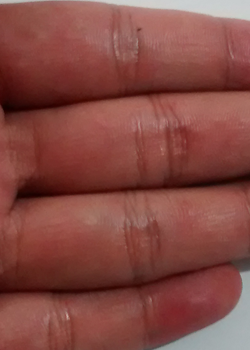
%> input picture uts/images/jari_001.bmp, 250 x 350 px; its folder holds 4 pictures in this run
$ octave ruas_jari.m   (GNU Octave 9; MATLAB toolbox functions it lacks are replaced by stand-ins)
%> lines starting %> are read from the running program, lines starting %| are printed output that depends on the picture
% Ruas Jari (Dalam) Tangan Kiri

clc;
clear all;

X1=[];
X2=[];
UJI=[];

O=5;
P=O-1;
r=O*O;

sdirectory = 'images';
namafile = dir([sdirectory  '/', ['jari_', '*.bmp']]);
for z = 1:length(namafile)
    filename = [sdirectory '/' namafile(z).name];
    img = imread(filename);
%> img is the input picture: size 350x250x3 uint8; mean R, G, B 131.9, 73.5, 67.1
    %figure, imshow(img);

    R=img(:,:,1);
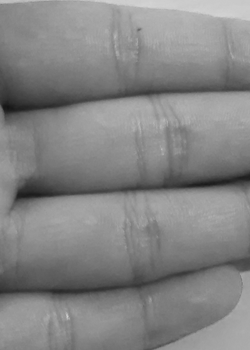
%> R: size 350x250 uint8; min 20, max 211, mean 131.9
    G=img(:,:,2);
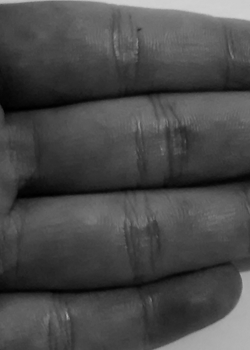
%> G: size 350x250 uint8; min 0, max 209, mean 73.5
    B=img(:,:,3);

    gray=(0.299*R)+(0.586*G)+(0.114*B);
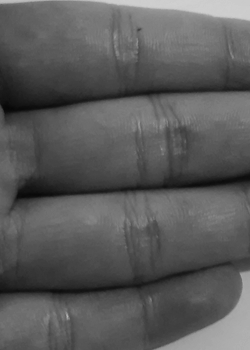
%> gray: size 350x250 uint8; min 6, max 208, mean 90.2
    %gray=(0.333*R)+(0.333*G)+(0.333*B);
    figure, imshow(gray);
    %imwrite(gray, [sdirectory '/', ['gray_', namafile(z).name]]);

	%(double) sqrt trouble
	I=double(gray);

    [k l]=size(I);
%> k = 350; l = 250

    %edge detection sobel
    %for x=2:k-1
    %    for y=2:l-1
    for x=1:k-2
        for y=1:l-2
            %W(x,y) = sqrt((-1*I((x-1),(y-1))-2*I(x,(y-1))-1*I((x+1),(y-1))+...
            %        1*I((x-1),(y+1))+2*I(x,(y+1))+1*I((x+1),(y+1))).^2+...
            %        (1*I((x-1),(y-1))+2*I((x-1),y)+1*I((x-1),(y+1))-...
            %        1*I((x+1),(y-1))-2*I((x+1),y)-1*I((x+1),(y+1))).^2);

            %Sobel mask for x-direction:
            Gx=((2*I(x+2,y+1)+I(x+2,y)+I(x+2,y+2))-(2*I(x,y+1)+I(x,y)+I(x,y+2)));
            %Sobel mask for y-direction:
            Gy=((2*I(x+1,y+2)+I(x,y+2)+I(x+2,y+2))-(2*I(x+1,y)+I(x,y)+I(x+2,y)));

            %The gradient of the image
            %d(i,j)=abs(Gx)+abs(Gy);

            B(x,y)=(sqrt(Gx.^2+Gy.^2));
            W(x,y)=B(x,y);
        end
    end
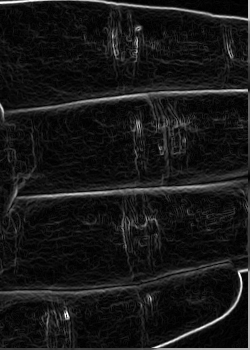
%> B: size 350x250 uint8; min 0, max 255, mean 23.4
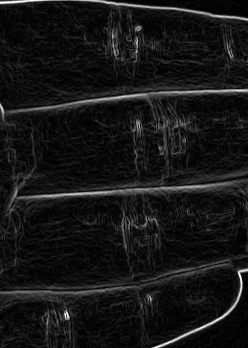
%> W: size 348x248 uint8; min 0, max 255, mean 22.4
    figure, imshow(W);
    W=uint8(W);
    [o p]=size(W);
%> o = 348; p = 248

    D=[];
    c=0;
    for m=1:O:o
        for n=1:O:p
            a=0;
            b=0;
            if(((m+P) < o) && ((n+P) < p))
                for i=m:(m+P)
                    for j=n:(n+P)
                        W(i,j);
                        a=a+W(i,j);
                    end
                end
                b=a/r;
                c=c+1;
                D=[D b];
            end
        end
    end
%> after the loop, D = 3381 values, max 10 at index 1, min 2 at index 96, mean 9.43; c = 3381
    D;
    figure, plot(D);
%> after `plot(D)`:
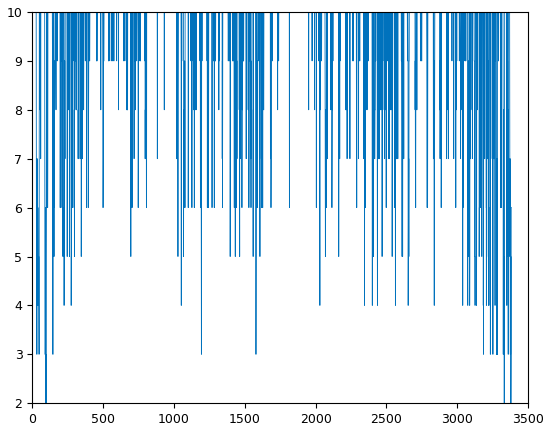
%> figure redrawn from the program's plot data; curve peaks at x = 1, y = 10

    [a b]=size(D);
%> a = 1; b = 3381
    t=[1:c];
%> t = 3381 values from 1 to 3381

    filename
    if(z == 1)
        X1=D;
%> X1 has the same summary as D
    elseif(z == 2)
        X2=D;
	else
        UJI=D;
    end
end,
%> pass 2 of the loop `for z = 1:length(namafile)`:
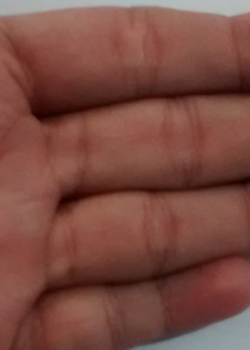
%> input picture uts/images/jari_002.bmp, 250 x 350 px
%> img is the input picture: size 350x250x3 uint8; mean R, G, B 122.7, 75.2, 65.6
%> after the loop `for x=1:k-2`:
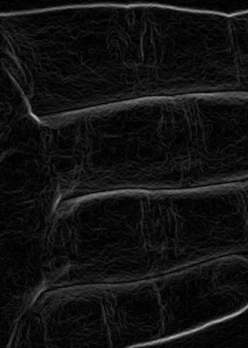
%> W: size 348x248 uint8; min 0, max 180, mean 17.8
%> after the loop `for m=1:O:o`: D = 3381 values, max 10 at index 15, min 2 at index 7, mean 9.02
%> `plot(D)`:
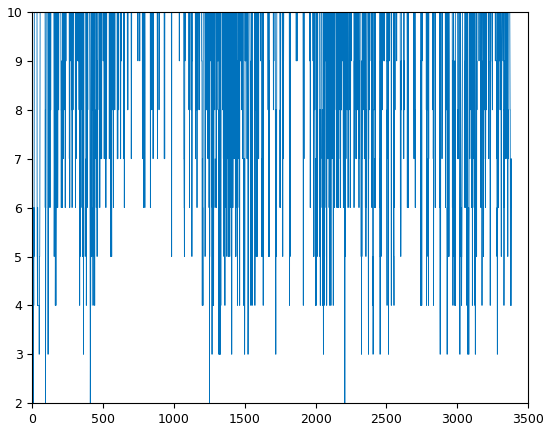
%> figure redrawn from the program's plot data; curve peaks at x = 15, y = 10
%> X2 has the same summary as D
%> pass 3 of the loop `for z = 1:length(namafile)`:
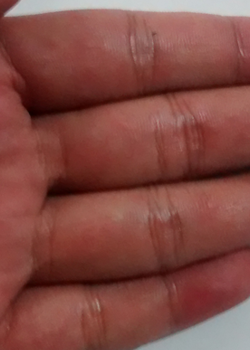
%> input picture uts/images/jari_003_uji.bmp, 250 x 350 px
%> img is the input picture: size 350x250x3 uint8; mean R, G, B 130.3, 74.2, 67.3
%> after the loop `for x=1:k-2`:
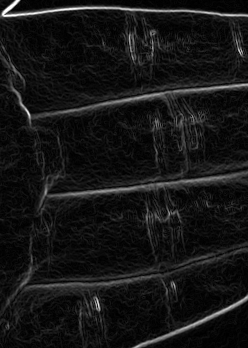
%> W: size 348x248 uint8; min 0, max 255, mean 21.7
%> after the loop `for m=1:O:o`: D = 3381 values, max 10 at index 1, min 2 at index 7, mean 9.35
%> `plot(D)`:
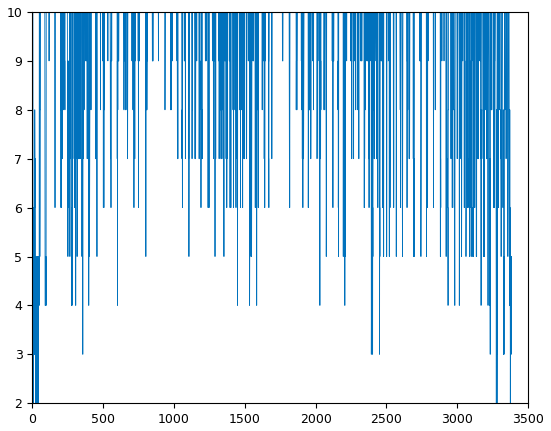
%> figure redrawn from the program's plot data; curve peaks at x = 1, y = 10
%> UJI has the same summary as D
%> the loop made 4 passes; the first 3 are shown

X1;
X2;
UJI;

% Euclidean
m1=(double(X1))';
%> m1 = 3381 values, max 10 at index 1, min 2 at index 96, mean 9.43
m2=(double(X2))';
%> m2 = 3381 values, max 10 at index 15, min 2 at index 7, mean 9.02
x=(double(UJI))';
%> x has the same summary as D

[c d]=size(m1);
%> d = 1
[c d]=size(m2);
[c d]=size(x);

x11=(x-m1);
%> x11 = 3381 values, max 7 at index 145, min -8 at index 7, mean -0.0852
x1=x11'*x11
%> x1 = 10100
xx11=(x-m1).^2;
%> xx11 = 3381 values, max 64 at index 7, min 0 at index 1, mean 2.99
xx1=sum(xx11)
%> xx1 = 10100
xw1=sqrt(abs(x1))
%> xw1 = 100.5
xxw1=sqrt(abs(xx1))
%> xxw1 = 100.5

x12=(x-m2);
%> x12 = 3381 values, max 8 at index 410, min -8 at index 26, mean 0.325
x2=x12'*x12
%> x2 = 14156
xx12=(x-m2).^2;
%> xx12 = 3381 values, max 64 at index 26, min 0 at index 7, mean 4.19
xx2=sum(xx12)
%> xx2 = 14156
xw2=sqrt(abs(x2))
%> xw2 = 119
xxw2=sqrt(abs(xx2))
%> xxw2 = 119

if (xw1 < xw2)
    disp('uji, masuk dalam kelas 1');
else
    disp('uji, masuk dalam kelas 2');
end

if (xxw1 < xxw2)
    disp('uji, masuk dalam kelas 1');
else
    disp('uji, masuk dalam kelas 2');
end
